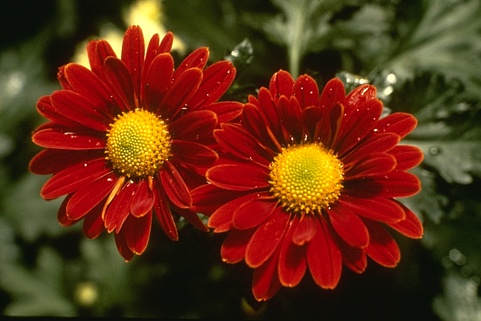
#> input picture 3.python_cv2_basis/3_image_anlysis/class3/img/pic01.jpg, 481 x 321 px, given in place of pic01.tiff, which was not available
$ python pic01.py
#> lines starting #> are read from the running program, lines starting #| are printed output that depends on the picture; after the words box and inside, x2 and y2 are one past the last pixel; in counts of white or black regions, pixels touching at a corner belong together; pictures that were not available may be replaced by others from this repository, and a replacement may not be noted
import cv2
import numpy as np
import matplotlib.pyplot as plt

img = cv2.imread('class2\img\pic01.tiff')
#> img is the input picture: shape (321, 481, 3); mean B, G, R 21.6, 47.2, 96.2

if img is None:
    print("no")
else:
    print("yes")

gray = cv2.cvtColor(img , cv2.COLOR_BGR2GRAY)
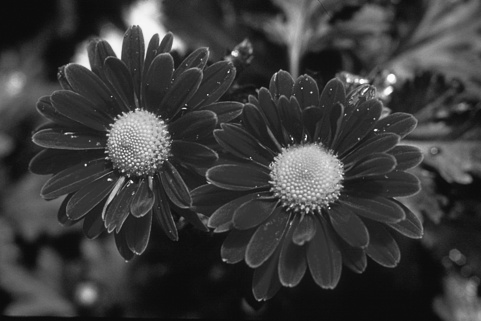
#> gray: shape (321, 481); min 9, max 252, mean 58.9
hsv = cv2.cvtColor(img , cv2.COLOR_BGR2HSV)
#> hsv: shape (321, 481, 3); mean H, S, V 40.2, 187.3, 99.3

#G: H-35~70 S-70~255  V-40~255
lower_green = np.array([35 , 70 , 40])
upper_green = np.array([70 , 255 , 255])

#Y: H-20~35 S-100~255 V-120~255
lower_yellow = np.array([20 , 100 , 120])
upper_yellow = np.array([35 , 255 , 255])

mask_green = cv2.inRange(hsv , lower_green , upper_green)
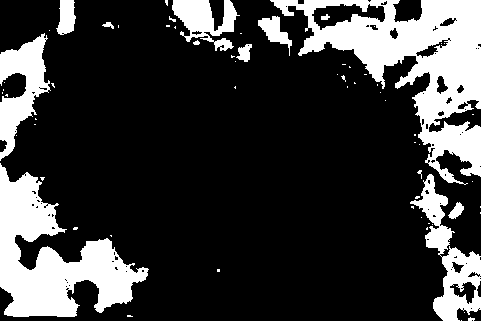
#> mask_green: shape (321, 481); 22.4% white; 65 white regions (52 under 20 px), largest, box (x1, y1, x2, y2) and area: (270, 0, 481, 185) 14283, (0, 163, 149, 317) 10293, (410, 174, 481, 321) 3407
mask_yellow = cv2.inRange(hsv , lower_yellow , upper_yellow)
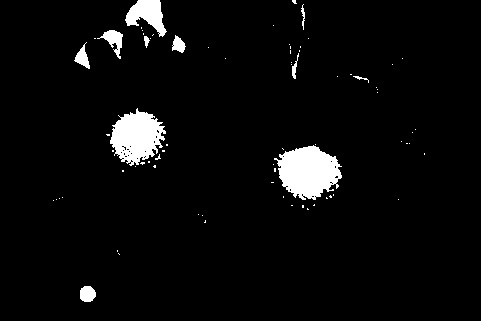
#> mask_yellow: shape (321, 481); 4.3% white; 75 white regions (64 under 20 px), largest, box (x1, y1, x2, y2) and area: (274, 145, 342, 200) 2492, (110, 108, 166, 166) 2040, (125, 0, 167, 37) 843
mask_color = cv2.bitwise_or(mask_green , mask_yellow)
#> mask_color: shape (321, 481); 26.6% white; 126 white regions (104 under 20 px), largest, box (x1, y1, x2, y2) and area: (270, 0, 481, 185) 14389, (0, 163, 149, 317) 10297, (410, 174, 481, 321) 3407

kernel_small = np.ones((2,2),np.uint8)

mask_color = cv2.dilate(mask_color , kernel_small , iterations=1)
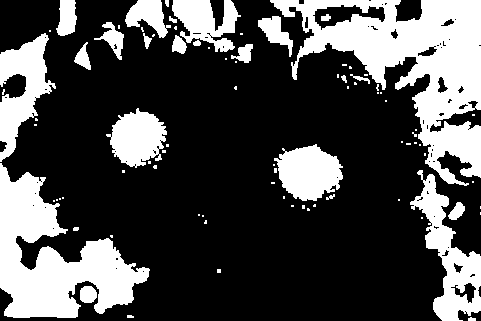
#> mask_color: shape (321, 481); 29.4% white; 85 white regions (59 under 20 px), largest, box (x1, y1, x2, y2) and area: (270, 0, 481, 186) 15547, (0, 163, 150, 318) 10943, (410, 170, 481, 321) 3946
mask_color = cv2.erode(mask_color , kernel_small , iterations=1)
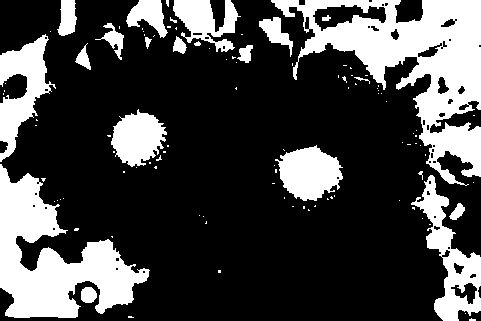
#> mask_color: shape (321, 481); 27.1% white; 106 white regions (86 under 20 px), largest, box (x1, y1, x2, y2) and area: (271, 0, 481, 186) 14524, (0, 164, 150, 318) 10485, (411, 175, 481, 321) 3451

mask_color = cv2.medianBlur(mask_color , 5)#中值滤波降噪
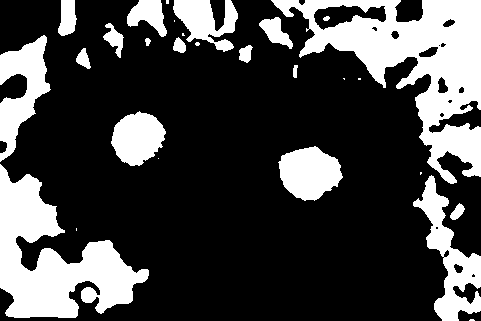
#> mask_color: shape (321, 481); 26.9% white; 28 white regions (10 under 20 px), largest, box (x1, y1, x2, y2) and area: (271, 0, 481, 184) 14587, (0, 164, 149, 318) 10698, (413, 175, 481, 321) 3517

result = cv2.bitwise_and(img , img , mask=mask_color)
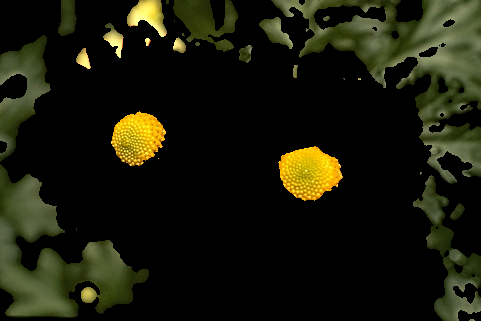
#> result: shape (321, 481, 3); mean B, G, R 10.7, 25.6, 25.1

bgr_result = result.copy()
result = cv2.cvtColor(result , cv2.COLOR_BGR2RGB)


img = cv2.cvtColor(img , cv2.COLOR_BGR2RGB)

plt.subplot(1 , 3 , 1)
plt.imshow(img)
plt.title("origin picture")
plt.axis('off')

plt.subplot(1 , 3 , 2)
plt.imshow(mask_color,cmap='hsv')
plt.title("canny picture")
plt.axis('off')

plt.subplot(1 , 3 , 3)
plt.imshow(result)
plt.title("result picture")
plt.axis('off')

plt.show()

cv2.imwrite('pic01_result.jpg',bgr_result)
